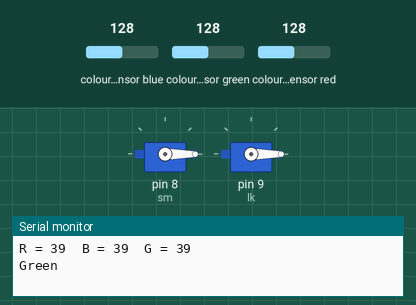
A sketch run on a simulated Arduino Uno, built with avr-gcc and run on an emulated ATmega328P. Parts: 2 × servo, the last lines printed to the serial monitor. Wiring (inferred from the names in the program): TCS3200 colour sensor: output pin 5; S2 pin 3; S3 pin 4; S1 pin 2. The inputs (shaded band) are chosen by the test bench; at power-on: colour sensor blue 128, colour sensor red 128, colour sensor green 128.

Above: at 4.2 s.
4.3 s: colour sensor blue set to 182
At 6.5 s:
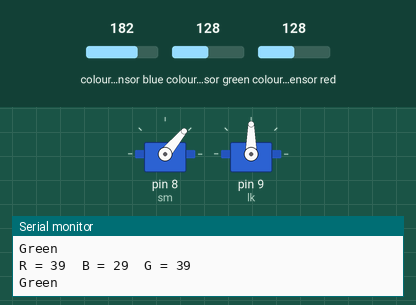
6.6 s: colour sensor blue set to 190
At 8.5 s:
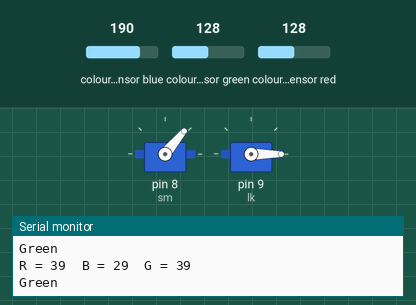
9.6 s: colour sensor red set to 183
At 12.2 s:
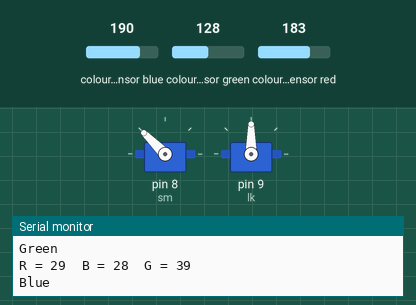
12.6 s: colour sensor red set to 191
18.6 s: colour sensor blue set to 197
Timing chart, 0 to 22.6 s (numbered marks = the images above; inputs shaded):
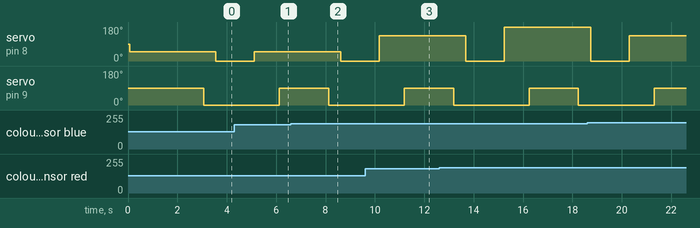

The sketch:

color.ino
```cpp
#include <Servo.h>


#define s0 1        //Module pins wiring
#define s1 2
#define s2 3
#define s3 4
#define out 5
#define sm 8
#define lk 9

int FR = 0, RG = 0, RB = 0;
int Red = 0, Blue = 0, Green = 0;  //RGB values

Servo Servomotor, Lockmotor; // creating objects for the servomotors


void setup() {
   Servomotor.attach(sm); // initializing the servomotors
   Lockmotor.attach(lk);
   pinMode(s0, OUTPUT);    // pin modes
   pinMode(s1, OUTPUT);
   pinMode(s2, OUTPUT);
   pinMode(s3, OUTPUT);
   pinMode(out, INPUT);

   Serial.begin(9600);   // Serial Transmission speed
   digitalWrite(s0, HIGH);  // Putting S0/S1 on HIGH/HIGH levels means the output frequency scalling is at 100% (recommended)
   digitalWrite(s1, HIGH); // LOW/LOW is off HIGH/LOW is 20% and LOW/HIGH is  2%

}

void GetColors()  {
  digitalWrite(s2, LOW);                                           //S2/S3 levels define which set of photodiodes we are using LOW/LOW is for RED LOW/HIGH is for Blue and HIGH/HIGH is for green
  digitalWrite(s3, LOW);
  FR = pulseIn(out, digitalRead(out) == HIGH ? LOW : HIGH);  // here we wait until "out" go LOW, we start measuring the duration and stops when "out" is HIGH again, if you have trouble with this expression check the bottom of the code
  Red = map(FR, 11, 30, 255, 0);
  // Red = Red - 1.05;
  Serial.print("R = ");
  Serial.print(FR);
  Serial.print("\t");
  delay(20);

  digitalWrite(s3, HIGH);                                         //Here we select the other color (set of photodiodes) and measure the other colors value using the same techinque
  RB = pulseIn(out, digitalRead(out) == HIGH ? LOW : HIGH);
  // Blue = Blue / 0.84;
  Blue = map(RB, 16, 29, 255, 0);
  Serial.print("B = ");
  Serial.print(RB);
  Serial.print("\t");
  delay(20);

  digitalWrite(s2, HIGH);
  RG = pulseIn(out, digitalRead(out) == HIGH ? LOW : HIGH);
  Green = map(RG, 20, 40, 255, 0);
  // Green = Green / 0.8;
  Serial.print("G = ");
  Serial.print(RG);
  Serial.println("\t");
  delay(20);
}

void lock() {
   Lockmotor.write(90);
   delay(2000);
   Lockmotor.write(0);
   delay(500);
}

void loop() {

GetColors();                                     // Execute the GetColors function to get the value of each RGB color
                                                   // Depending of the RGB values given by the sensor we can define the color and displays it on the monitor

if (Red > Blue && Red > Green) {      // if Red value is the lowest one it's likely Red
      Serial.println("Red");
      Servomotor.write(180);
      delay(1000);
      lock();
      Servomotor.write(0);
      delay(500);
 } else if (Blue > Green && Blue > Red) {    // Same thing for Blue
      Serial.println("Blue");
      Servomotor.write(135);
      delay(1000);
      lock();
      Servomotor.write(0);
      delay(500);
 } else if (Green > Red && Green > Blue) {           // same thing for green
      Serial.println("Green");
      Servomotor.write(50);
      delay(1000);
      lock();
      Servomotor.write(0);
      delay(500);
 } else {
     Serial.println("Unknown");                  // if the color is not recognized
 }
  delay(1000);                                   // 1s delay you can modify if you want
}


 // Informations
/*
Output frequency scaling 	S0 	S1
Power down 	                L 	L
2% 	                        L 	H
20% 	                    H 	L
100% 	                    H 	H

Photodiode type 	S2 	    S3
Red 	            LOW 	LOW
Blue 	            LOW 	HIGH
No filter (clear) 	HIGH 	LOW
Green           	HIGH 	HIGH
*/
```

Measured:
- the behaviour switches between 186 and 187 on colour sensor blue (found by bisection; images 1 and 2)
